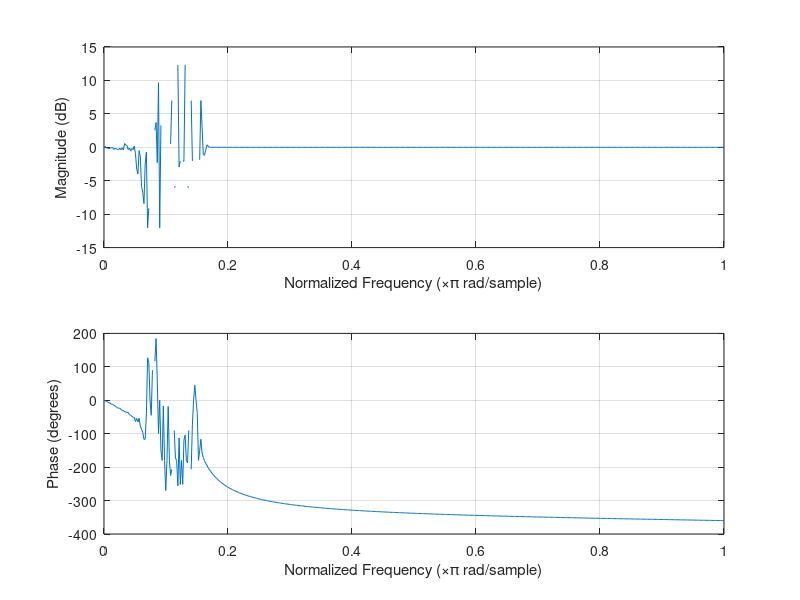

Reproduce this figure in MATLAB.
Fs = 1000;

wp = [50 70]/(Fs/2);
ws = [55 65]/(Fs/2);

[N, Wn] = buttord(wp, ws, 1, 45);
[b, a] = butter(N, Wn, 'stop');

freqz(b, a);
